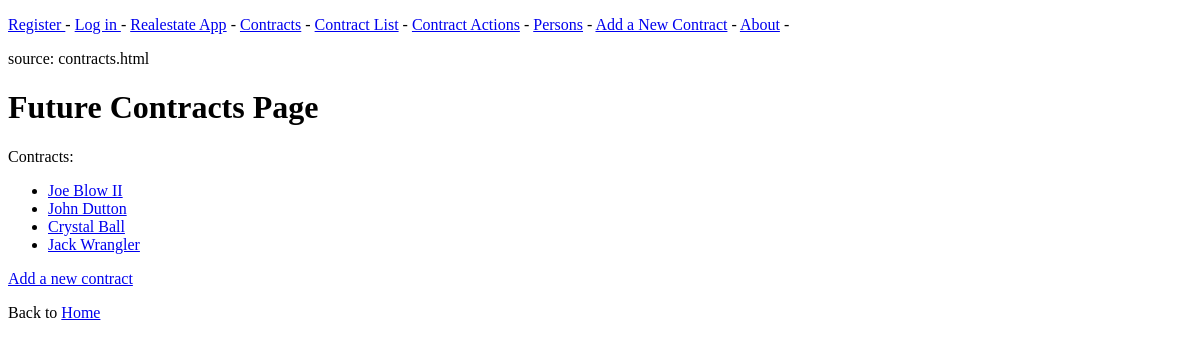
The page /contracts/ on the database as committed earlier.
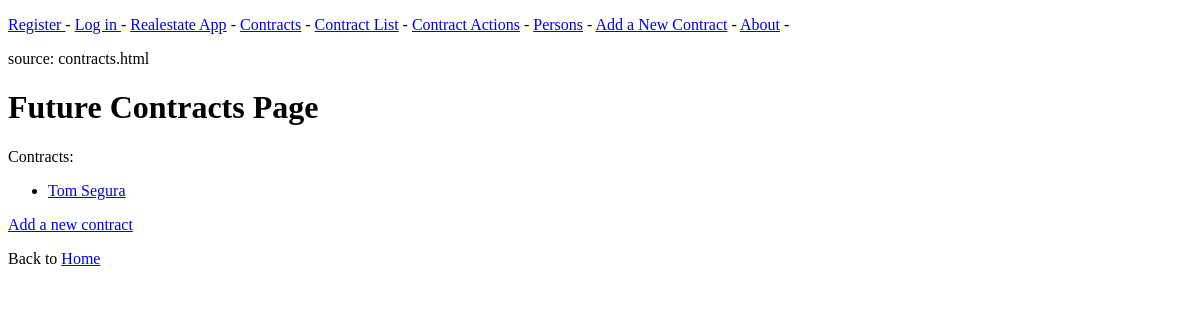
The same page on the database as committed later.
### realestate_app/models.py (models this page shows)
class Contract(models.Model):
    seller = models.CharField(max_length=30, help_text="Enter Seller's Name")
    buyer = models.CharField(max_length=30, help_text="Enter Buyer's Name")
    listingAgent = models.CharField(max_length=30, help_text="Enter Listing Agent")
    buyingAgent = models.CharField(max_length=30, help_text="Enter Buying Agent")
    price = models.PositiveBigIntegerField(help_text="Enter Price")
    contractDate = models.DateTimeField(default=timezone.now, help_text="Enter Date of Contract")
    propertyAddress = models.CharField(max_length=30, help_text="Enter Property Addresss")
    AddDate = models.DateField(auto_now_add=True, null=True, verbose_name="created at")
    class Meta:
        ordering = ["seller"]
    def __str__(self):
        return self.seller

### realestate_app/views.py (the view)
# urls.py: path('contracts/', views.contracts, name='contracts'),
def contracts(request):
    contracts = Contract.objects.order_by('AddDate')
    context = {'contracts': contracts}
    return render(request, 'realestate_app/contracts.html', context)

### realestate_app/templates/realestate_app/contracts.html (shortened to what this page needs)
{% extends "realestate_app/base.html" %}
  {% block content %}
  <p>source: contracts.html</p>
  <h1> Future Contracts Page</h1>
<p>Contracts: </p>
<ul>
  {% for contract in contracts %}
    <li>
      <a href="{% url 'realestate_app:contract' contract.id %}"> {{ contract }} </a>
    </li>
    {% empty %}
    <li> No contracts have been added yet.</li>
    {% endfor %}
</ul>
  <a href="{% url 'realestate_app:new_contract' %}"> Add a new contract</a>
  <p>Back to <a href="/">Home</a></p>
  {% endblock content %}

Rows that differ between the two databases and show on the page:
removed Contract: seller "John Dutton"
removed Contract: seller "Crystal Ball"
removed Contract: seller "Jack Wrangler"
changed Contract: seller "Joe Blow II" → "Tom Segura"
